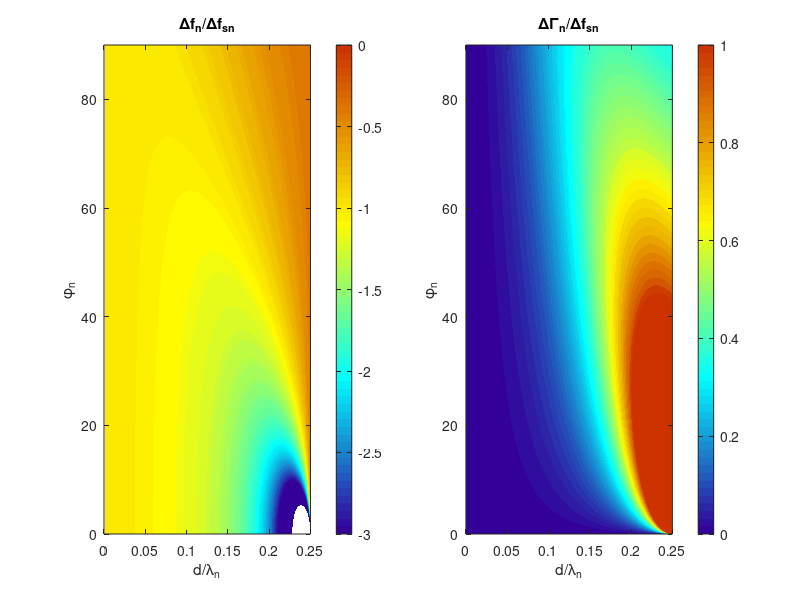

MATLAB code for this plot:
dl = linspace(0,.25,250);
phi = linspace(0,90,250);

delfstar = @(d,phi) -(1/((2*pi*d)*(1-1i*tand(phi/2))))* ...
    tan(2*pi*d*(1-1i*tand(phi/2)));

for i = 1:length(dl)
    for j = 1:length(phi)
        dfstar(i,j) = delfstar(dl(i), phi(j));
    end
end

min_c = -3;
max_c = 0;
min_b = 0;
max_b = 1;

scrsize = get(0,'ScreenSize');
left=scrsize(1);
bot=scrsize(2);
width=scrsize(3);
height=scrsize(4);
handles.responsemap = figure('outerPosition',[width/2,height/2,width/2,height/2.3]);
set(gcf,'defaultaxesbox','on')

handles.plot1 = subplot(1,2,1);
hold on
[C h1] = contourf(dl, phi, real(dfstar)',[logspace(1,1.24,250)-15]);
xlabel('d/\lambda_n')
ylabel('\phi_n')
colorbar
title('{\Delta}f_n/{\Delta}f_{sn}')
caxis([min_c, max_c])
set(h1,'LineStyle','none');
%set(findall(gcf,'-property','FontSize'),'fontsize',20)

handles.plot2 = subplot(1,2,2);
hold on
[C h1] = contourf(dl, phi, imag(dfstar)',[0 logspace(-3,.7,250)]);
%[C h1] = contourf(dl, phi, imag(napprox)',[linspace(0,4,10)]);
xlabel('d/\lambda_n')
ylabel('\phi_n')
colorbar
title('\Delta\Gamma_n/{\Delta}f_{sn}')
caxis([min_b, max_b])
set(h1,'LineStyle','none');
%set(findall(gcf,'-property','FontSize'),'fontsize',20)
try
    load('onelayerguicolormaps.mat', 'mycmap')
    colormap(mycmap)
catch Err
    if strcmp(Err.identifier,'MATLAB:load:couldNotReadFile')
        warning('The custom colormap file ''custcolormaps.mat'' was not found. For optimal viewing, please load the file.')
    end
end
linkaxes([handles.plot1 handles.plot2])
savefig('contourmap.fig')

